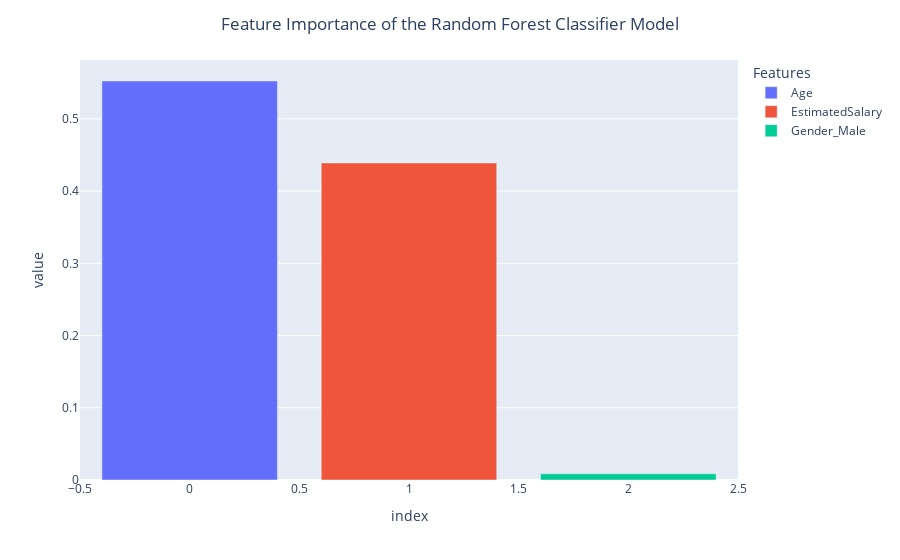

Notebook code cell kept with this figure:
### Code cell
# Create figure in order to store the b
fig = px.bar(df_importances, # Use the filtered dataframe
             color = 'Features'
            )

# Update Layout
fig.update_layout(xaxis={'categoryorder':'total descending'}, # Set in descending order
                  title_text = 'Feature Importance of the Random Forest Classifier Model', # Set title 
                  title_x = 0.5 # Set title alignment
                 
                 )


# Display the figure create
fig.show()

### Figure 1 — Plotly figure (JSON) as saved in the notebook; plotly's stock layout.template omitted (floating-point values rounded to 4 significant figures)
{"data": [{"alignmentgroup": "True", "hovertemplate": "Features=Age<br>index=%{x}<br>value=%{y}<extra></extra>", "legendgroup": "Age", "marker": {"color": "#636efa", "pattern": {"shape": ""}}, "name": "Age", "offsetgroup": "Age", "orientation": "v", "showlegend": true, "textposition": "auto", "type": "bar", "x": [0], "xaxis": "x", "y": [0.5525], "yaxis": "y"}, {"alignmentgroup": "True", "hovertemplate": "Features=EstimatedSalary<br>index=%{x}<br>value=%{y}<extra></extra>", "legendgroup": "EstimatedSalary", "marker": {"color": "#EF553B", "pattern": {"shape": ""}}, "name": "EstimatedSalary", "offsetgroup": "EstimatedSalary", "orientation": "v", "showlegend": true, "textposition": "auto", "type": "bar", "x": [1], "xaxis": "x", "y": [0.4389], "yaxis": "y"}, {"alignmentgroup": "True", "hovertemplate": "Features=Gender_Male<br>index=%{x}<br>value=%{y}<extra></extra>", "legendgroup": "Gender_Male", "marker": {"color": "#00cc96", "pattern": {"shape": ""}}, "name": "Gender_Male", "offsetgroup": "Gender_Male", "orientation": "v", "showlegend": true, "textposition": "auto", "type": "bar", "x": [2], "xaxis": "x", "y": [0.008585], "yaxis": "y"}], "layout": {"barmode": "relative", "legend": {"title": {"text": "Features"}, "tracegroupgap": 0}, "margin": {"t": 60}, "title": {"text": "Feature Importance of the Random Forest Classifier Model", "x": 0.5}, "xaxis": {"anchor": "y", "categoryorder": "total descending", "domain": [0, 1], "title": {"text": "index"}}, "yaxis": {"anchor": "x", "domain": [0, 1], "title": {"text": "value"}}}}
